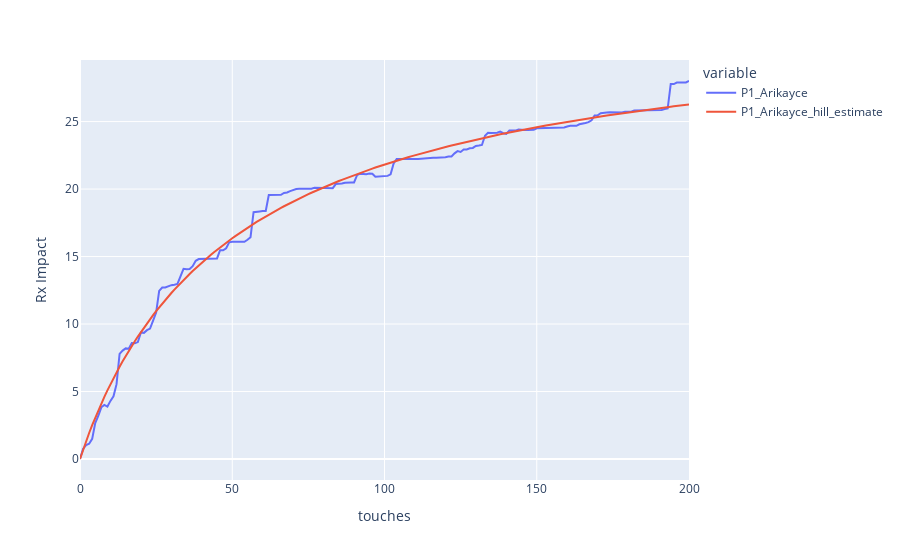

Notebook code cell kept with this figure:
### Code cell
response_curves.plot(channel1['resp_df'], 'touches', ['P1_Arikayce', 'P1_Arikayce_hill_estimate'])

### Figure 1 — Plotly figure (JSON) as saved in the notebook; plotly's stock layout.template omitted (floating-point values rounded to 4 significant figures; data arrays with more than 128 entries replaced by an {"elided": "..."} marker saying what was removed)
{"data": [{"hovertemplate": "variable=P1_Arikayce<br>touches=%{x}<br>value=%{y}<extra></extra>", "legendgroup": "P1_Arikayce", "line": {"color": "#636efa", "dash": "solid"}, "marker": {"symbol": "circle"}, "mode": "lines", "name": "P1_Arikayce", "orientation": "v", "showlegend": true, "type": "scatter", "x": {"elided": "201 int values"}, "xaxis": "x", "y": {"elided": "201 float values"}, "yaxis": "y"}, {"hovertemplate": "variable=P1_Arikayce_hill_estimate<br>touches=%{x}<br>value=%{y}<extra></extra>", "legendgroup": "P1_Arikayce_hill_estimate", "line": {"color": "#EF553B", "dash": "solid"}, "marker": {"symbol": "circle"}, "mode": "lines", "name": "P1_Arikayce_hill_estimate", "orientation": "v", "showlegend": true, "type": "scatter", "x": {"elided": "201 int values"}, "xaxis": "x", "y": {"elided": "201 float values"}, "yaxis": "y"}], "layout": {"legend": {"title": {"text": "variable"}, "tracegroupgap": 0}, "margin": {"t": 60}, "xaxis": {"anchor": "y", "domain": [0, 1], "title": {"text": "touches"}}, "yaxis": {"anchor": "x", "domain": [0, 1], "title": {"text": "Rx Impact"}}}}
